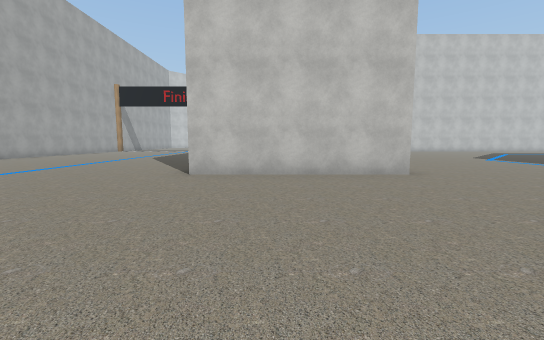
View 1 (above)

23 first-person views from a walk through a scene from a Unity 3-D project. The camera is 1.5 m above the floor, tilts 6° down and sees 90° across. The floor is counted in squares, 2 m on a side. Each view is taken from the middle of a square. On the plan, view 1 faces up. The plan holds only what a view shows up to about 10 squares ahead; the rest is blank. The place goes on beyond the plan. Some surface patterns are stand-ins.

View 2
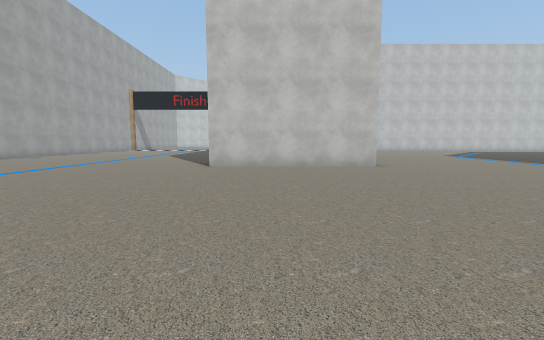

View 3
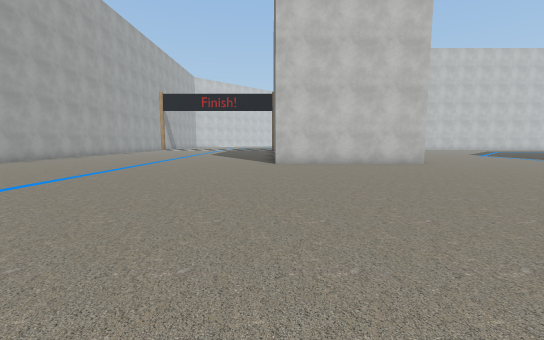

View 4
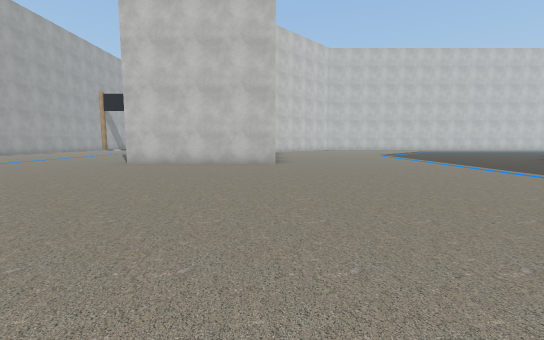

View 5
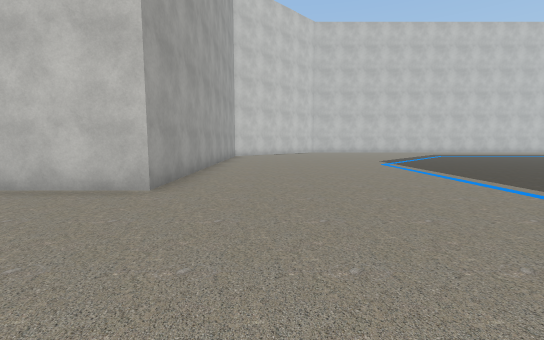

View 6
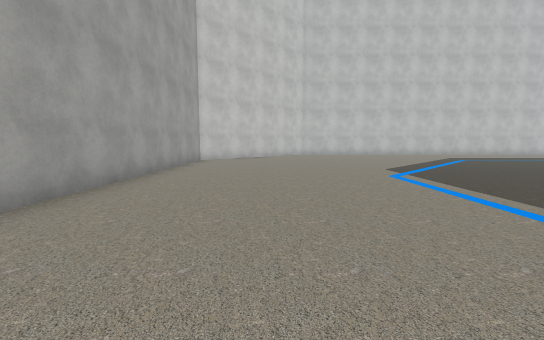

View 7
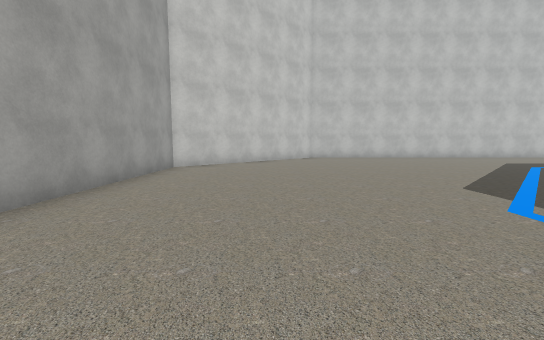

View 8
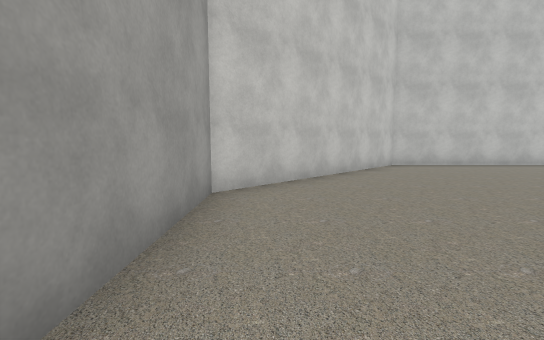

View 9
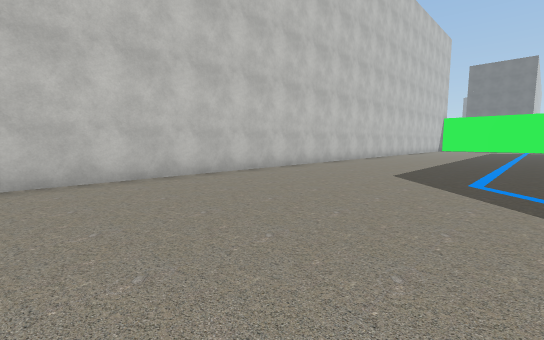

View 10
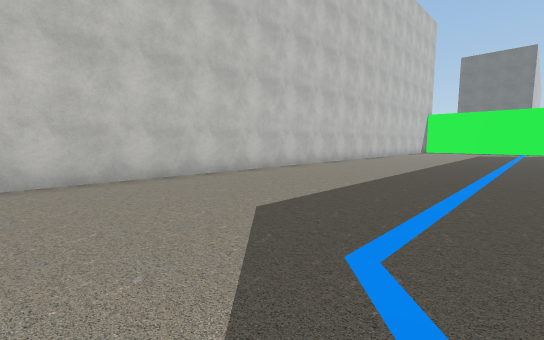

View 11
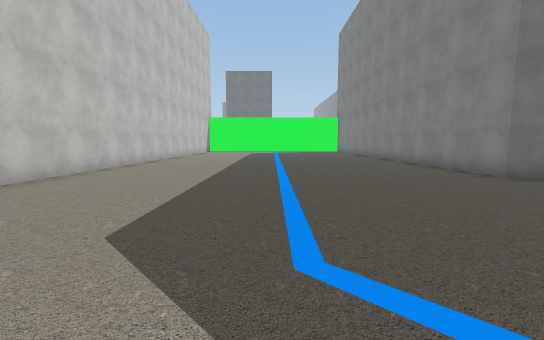

View 12
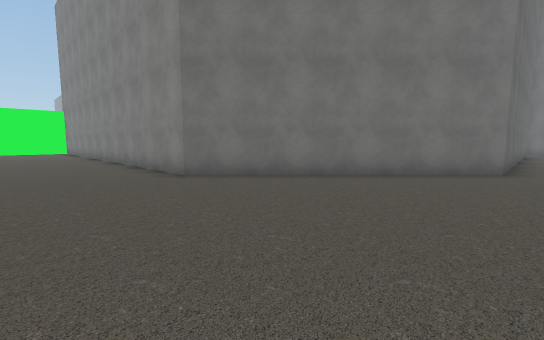

View 13
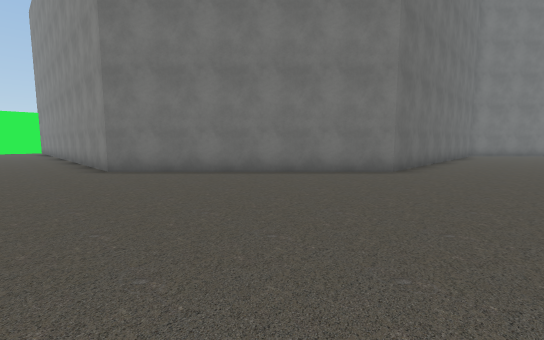

View 14
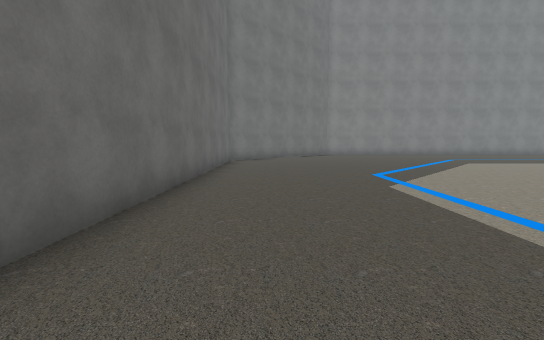

View 15
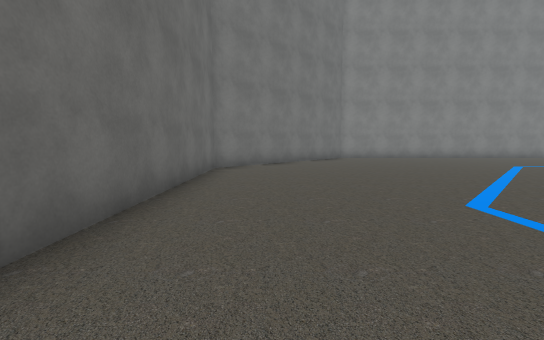

View 16
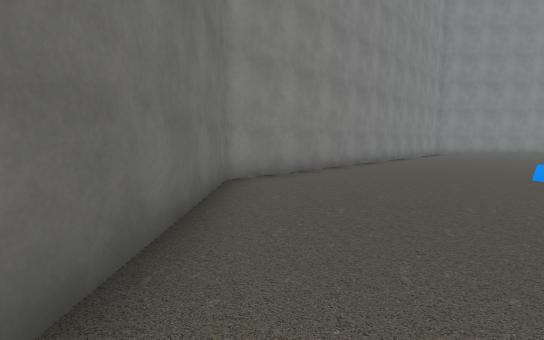

View 17
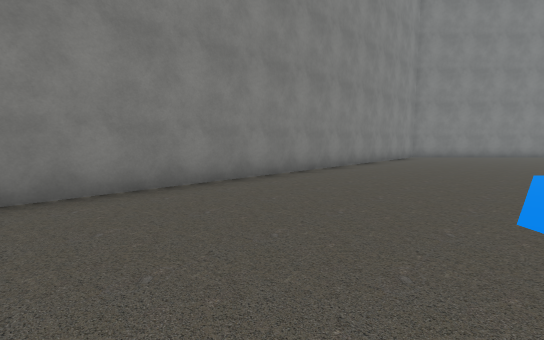

View 18
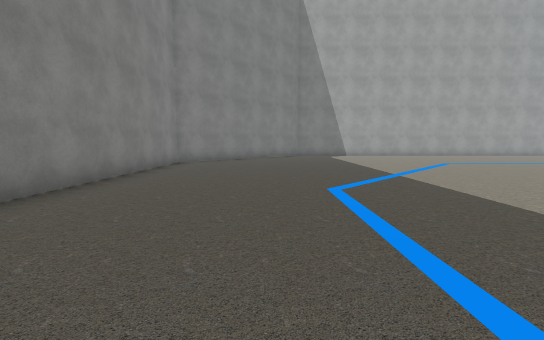

View 19
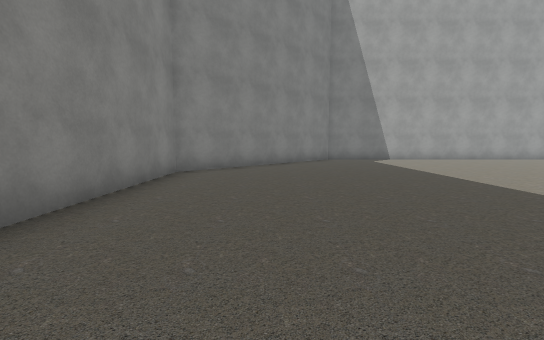

View 20
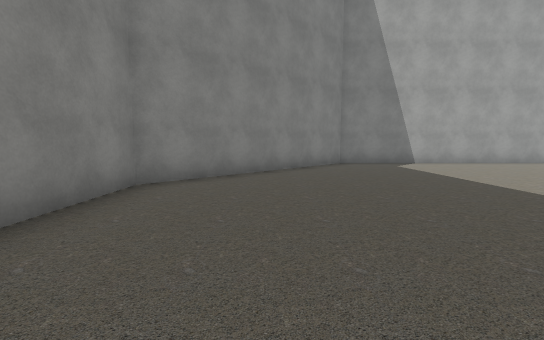

View 21
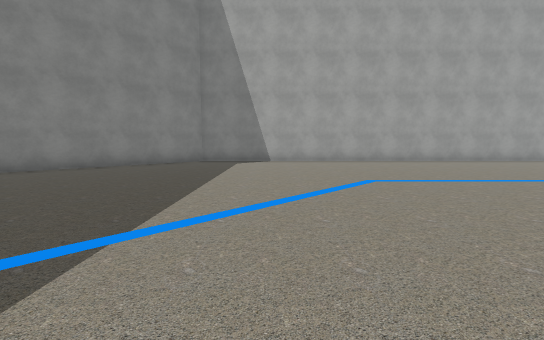

View 22
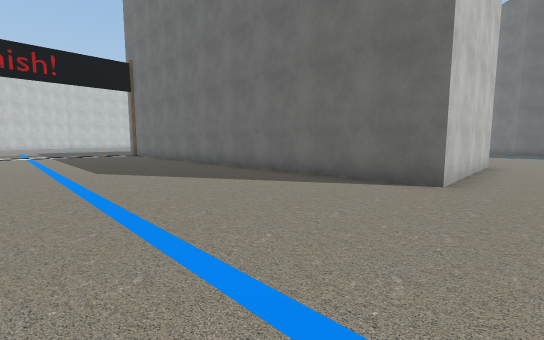

View 23
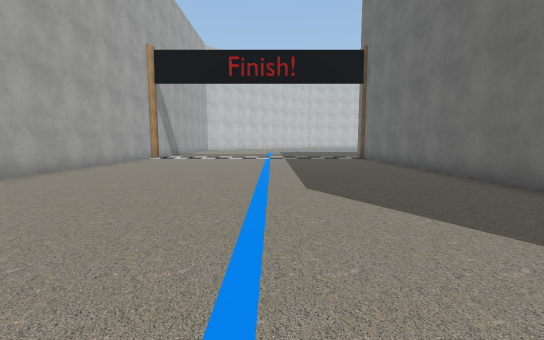

### Floor plan
Points are (right, up) in squares from view 1. A wall is a line through its corners. A room is listed if a view was taken in it or the views show most of it. See-through windows are left out.
Room 1 (views 1, 2, 3, 4, 5, 6, 7, 8, 9, 10, 11, 12, 13, 14, 15, 16, 17, 18, 19, 20, 21, 22, 23)
walls: (-11.4, 7.1) (-11.4, 6.4); (-11.4, 3.4) (-11.4, -3.7) (-6.7, -8.4) (7.9, -8.4) (12.6, -3.7) (12.6, 6.1) (17.6, 11.1) (23.4, 11.1); (-11.4, 18.1) (-11.4, 13.2); (22, 20.6) (7.8, 20.6) (3.1, 15.9) (3.1, 6.1) (-1.9, 6.1) (-1.9, 18.1)

Where each view was taken, in squares from view 1:
view 1: 0 up, 0 right, facing up
view 2: 2 down, 0 right, facing up
view 3: 3 down, 2 left, facing up
view 4: 3 down, 3 right, facing up
view 5: 2 up, 5 right, facing up
view 6: 5 up, 6 right, facing up
view 7: 8 up, 6 right, facing up
view 8: 12 up, 4 right, facing up
view 9: 15 up, 8 right, facing up-right
view 10: 15 up, 12 right, facing up-right
view 11: 16 up, 12 right, facing right
view 12: 14 up, 12 right, facing down-right
view 13: 13 up, 10 right, facing down-right
view 14: 7 up, 11 right, facing down
view 15: 4 up, 11 right, facing down
view 16: 4 down, 11 right, facing down-left
view 17: 4 down, 7 right, facing down-left
view 18: 5 down, 3 right, facing left
view 19: 6 down, 0 right, facing left
view 20: 6 down, 2 left, facing left
view 21: 1 down, 1 left, facing left
view 22: 5 up, 7 left, facing up-right
view 23: 8 up, 6 left, facing up
